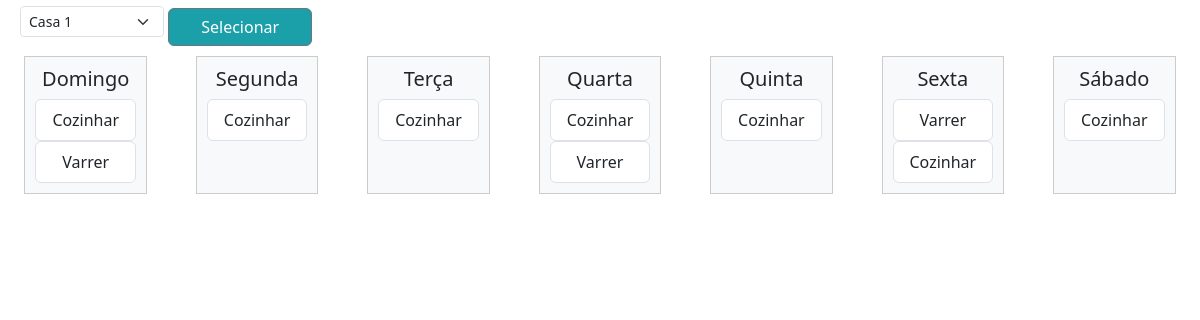
The page /controller/visualizar-quadro.php?selResidencia=8 (signed in) on the database its author committed.
### tables this page shows
CREATE TABLE `a_fazer` (
  `id_afazer` int(11) NOT NULL,
  `id_usuario` int(11) NOT NULL,
  `id_tarefa` int(11) NOT NULL,
  `id_residencia` int(11) NOT NULL,
  `dia_semana` int(1) NOT NULL,
  `descricao` text DEFAULT NULL,
  `feita` tinyint(1) NOT NULL
);

CREATE TABLE `tarefa` (
  `id_tarefa` int(11) NOT NULL,
  `id_residencia` int(11) NOT NULL,
  `nome_tarefa` varchar(60) NOT NULL,
  `frequencia` int(11) NOT NULL,
  `dia_semana` int(11) DEFAULT NULL
);

### controller/visualizar-quadro.php (the view, shortened to what this page needs)
<!doctype html>
<html lang="pt-br">
<head>
    <link href="https://cdn.jsdelivr.net/npm/bootstrap@5.3.1/dist/css/bootstrap.min.css" rel="stylesheet"
>
    <link rel="stylesheet" href="../view/styles/style.css">
</head>
<body>
<?php
$mysql = new PDO('mysql:host=localhost;dbname=fair-housework', 'root', '');
$sql = "SELECT id_usuario FROM usuario WHERE email = ?";
$select = $mysql->prepare($sql);
$select->execute([$_SESSION ['login']]);
$id_usuario = $select->fetchColumn();
$sql = "SELECT COUNT(id_residencia) FROM usuario_residencia WHERE id_usuario = ?";
$selectCount = $mysql->prepare($sql);
$selectCount->execute([$id_usuario]);
$countResidencias = $selectCount->fetchColumn();
$sql = "SELECT residencia.id_residencia, residencia.nome_residencia
 FROM residencia
 INNER JOIN usuario_residencia ON residencia.id_residencia = usuario_residencia.id_residencia
 WHERE usuario_residencia.id_usuario = ?";
$select = $mysql->prepare($sql);
$select->execute([$id_usuario]);
for($i=0 ; $i<$countResidencias ; $i++){
  $residencias = $select->fetch(PDO::FETCH_ASSOC);
  $todasResidencias[$i] = $residencias;
}
$sql = "SELECT a_fazer.*, tarefa.nome_tarefa FROM a_fazer
 INNER JOIN tarefa ON a_fazer.id_tarefa = tarefa.id_tarefa
 WHERE a_fazer.id_residencia = ? AND a_fazer.dia_semana = ?";
$selectAfazer = $mysql->prepare($sql);
function quadroDia($dia, $selectAfazer, $residencias){
  $selectAfazer->execute([$residencias, $dia]);
  while($afazer = $selectAfazer->fetch(PDO::FETCH_ASSOC)){
    echo "<ul class='list-group'>
              <li class='list-group-item'>$afazer[nome_tarefa]</li>
          </ul>";
  }
}
function seletorResidencia($todasResidencias, $countResidencias){
  for($i = 0 ; $i < $countResidencias ; $i++){
    $id_residencia = $todasResidencias[$i]["id_residencia"];
    $nome_residencia = $todasResidencias[$i]["nome_residencia"];
    echo "<option value='$id_residencia'>$nome_residencia</option>";
  }
}
?>
    <div class="row w-50 ms-2">
      <form method="post" action="<?php echo $_SERVER['PHP_SELF'] ?>">
        <select id="selRes" class="col d-inline-block w-25 form-select form-select-sm" name="selResidencia">
          <?php seletorResidencia($todasResidencias, $countResidencias); ?>
        </select>
        <button class="col d-inline-block btn btn-secondary fundo mt-2 w-25" type="submit" >Selecionar</button>
      </form>
    </div>
    <div class="row">
        <div class="col-md-12">
            <div class="d-sm-flex justify-content-around">
                <div class="quadro">
                    <h5>Domingo</h5>
                    <?php if(@$_REQUEST['selResidencia']){quadroDia(1, $selectAfazer, $_REQUEST['selResidencia']);} ?>
                </div>
                <div class="quadro">
                    <h5>Segunda</h5>
                    <?php if(@$_REQUEST['selResidencia']){quadroDia(2, $selectAfazer, $_REQUEST['selResidencia']);} ?>
                </div>
                <div class="quadro">
                    <h5>Terça</h5>
                    <?php if(@$_REQUEST['selResidencia']){quadroDia(3, $selectAfazer, $_REQUEST['selResidencia']);} ?>
                </div>
                <div class="quadro">
                    <h5>Quarta</h5>
                    <?php if(@$_REQUEST['selResidencia']){quadroDia(4, $selectAfazer, $_REQUEST['selResidencia']);} ?>
                </div>
                <div class="quadro">
                    <h5>Quinta</h5>
                    <?php if(@$_REQUEST['selResidencia']){quadroDia(5, $selectAfazer, $_REQUEST['selResidencia']);} ?>
                </div>
                <div class="quadro">
                    <h5>Sexta</h5>
                    <?php if(@$_REQUEST['selResidencia']){quadroDia(6, $selectAfazer, $_REQUEST['selResidencia']);} ?>
                </div>
                <div class="quadro">
                    <h5>Sábado</h5>
                    <?php if(@$_REQUEST['selResidencia']){quadroDia(7, $selectAfazer, $_REQUEST['selResidencia']);} ?>
                </div>
            </div>
        </div>
    </div>
</body>
</html>

### view/styles/style.css (style rules this page uses)
.fundo { background-color: #1B9FA8; }
.quadro { border: 1px solid #ccc; padding: 10px; margin: 10px; background-color: #f8f9fa; text-align: center; }

### rows shown on the page
a_fazer: id_tarefa.nome_tarefa "Cozinhar"
a_fazer: id_tarefa.nome_tarefa "Varrer"
a_fazer: id_tarefa.nome_tarefa "Cozinhar"
a_fazer: id_tarefa.nome_tarefa "Cozinhar"
a_fazer: id_tarefa.nome_tarefa "Cozinhar"
a_fazer: id_tarefa.nome_tarefa "Varrer"
a_fazer: id_tarefa.nome_tarefa "Cozinhar"
a_fazer: id_tarefa.nome_tarefa "Varrer"
a_fazer: id_tarefa.nome_tarefa "Cozinhar"
a_fazer: id_tarefa.nome_tarefa "Cozinhar"

### other values the page prints
form field selResidencia "Casa 1"
